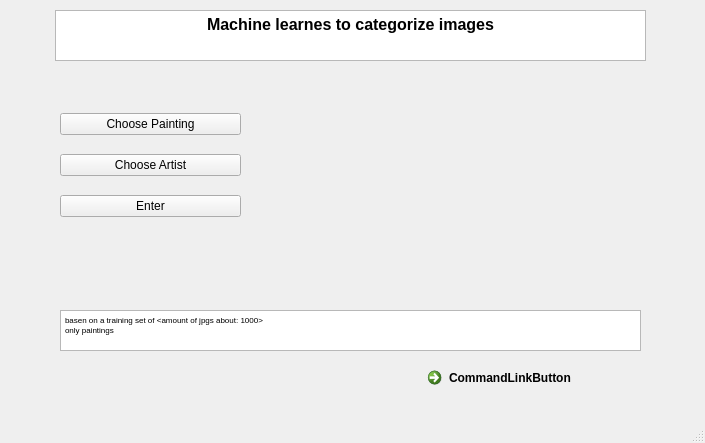
<?xml version="1.0" encoding="UTF-8"?>
<ui version="4.0">
 <class>MainWindow</class>
 <widget class="QMainWindow" name="MainWindow">
  <property name="geometry">
   <rect>
    <x>0</x>
    <y>0</y>
    <width>705</width>
    <height>443</height>
   </rect>
  </property>
  <property name="windowTitle">
   <string>MainWindow</string>
  </property>
  <widget class="QWidget" name="centralwidget">
   <widget class="QTextBrowser" name="title">
    <property name="geometry">
     <rect>
      <x>55</x>
      <y>10</y>
      <width>591</width>
      <height>51</height>
     </rect>
    </property>
    <property name="html">
     <string>&lt;!DOCTYPE HTML PUBLIC &quot;-//W3C//DTD HTML 4.0//EN&quot; &quot;http://www.w3.org/TR/REC-html40/strict.dtd&quot;&gt;
&lt;html&gt;&lt;head&gt;&lt;meta name=&quot;qrichtext&quot; content=&quot;1&quot; /&gt;&lt;meta charset=&quot;utf-8&quot; /&gt;&lt;style type=&quot;text/css&quot;&gt;
p, li { white-space: pre-wrap; }
hr { height: 1px; border-width: 0; }
li.unchecked::marker { content: &quot;\2610&quot;; }
li.checked::marker { content: &quot;\2612&quot;; }
&lt;/style&gt;&lt;/head&gt;&lt;body style=&quot; font-family:'Segoe UI'; font-size:9pt; font-weight:400; font-style:normal;&quot;&gt;
&lt;p align=&quot;center&quot; style=&quot; margin-top:0px; margin-bottom:0px; margin-left:0px; margin-right:0px; -qt-block-indent:0; text-indent:0px;&quot;&gt;&lt;span style=&quot; font-size:12pt; font-weight:700;&quot;&gt;Machine learnes to categorize images&lt;/span&gt;&lt;/p&gt;&lt;/body&gt;&lt;/html&gt;</string>
    </property>
   </widget>
   <widget class="QLabel" name="painting1">
    <property name="geometry">
     <rect>
      <x>440</x>
      <y>80</y>
      <width>201</width>
      <height>211</height>
     </rect>
    </property>
    <property name="text">
     <string/>
    </property>
    <property name="pixmap">
     <pixmap>../../Documents/test4/Frida_Kahlo_19.jpg</pixmap>
    </property>
    <property name="scaledContents">
     <bool>true</bool>
    </property>
   </widget>
   <widget class="QLabel" name="painting2">
    <property name="geometry">
     <rect>
      <x>280</x>
      <y>80</y>
      <width>151</width>
      <height>211</height>
     </rect>
    </property>
    <property name="text">
     <string/>
    </property>
    <property name="pixmap">
     <pixmap>../Modul3/Projekt_bild/WBS_GroupProject/example_paintings/Vincent_van_Gogh_245.jpg</pixmap>
    </property>
    <property name="scaledContents">
     <bool>true</bool>
    </property>
   </widget>
   <widget class="QWidget" name="verticalLayoutWidget">
    <property name="geometry">
     <rect>
      <x>60</x>
      <y>100</y>
      <width>181</width>
      <height>131</height>
     </rect>
    </property>
    <layout class="QVBoxLayout" name="verticalLayout">
     <item>
      <widget class="QPushButton" name="painting">
       <property name="text">
        <string>Choose Painting</string>
       </property>
       <property name="checkable">
        <bool>false</bool>
       </property>
      </widget>
     </item>
     <item>
      <widget class="QPushButton" name="artist">
       <property name="text">
        <string>Choose Artist</string>
       </property>
      </widget>
     </item>
     <item>
      <widget class="QPushButton" name="enter">
       <property name="text">
        <string>Enter</string>
       </property>
      </widget>
     </item>
    </layout>
   </widget>
   <widget class="QTextBrowser" name="footer">
    <property name="geometry">
     <rect>
      <x>60</x>
      <y>310</y>
      <width>581</width>
      <height>41</height>
     </rect>
    </property>
    <property name="html">
     <string>&lt;!DOCTYPE HTML PUBLIC &quot;-//W3C//DTD HTML 4.0//EN&quot; &quot;http://www.w3.org/TR/REC-html40/strict.dtd&quot;&gt;
&lt;html&gt;&lt;head&gt;&lt;meta name=&quot;qrichtext&quot; content=&quot;1&quot; /&gt;&lt;meta charset=&quot;utf-8&quot; /&gt;&lt;style type=&quot;text/css&quot;&gt;
p, li { white-space: pre-wrap; }
hr { height: 1px; border-width: 0; }
li.unchecked::marker { content: &quot;\2610&quot;; }
li.checked::marker { content: &quot;\2612&quot;; }
&lt;/style&gt;&lt;/head&gt;&lt;body style=&quot; font-family:'Segoe UI'; font-size:9pt; font-weight:400; font-style:normal;&quot;&gt;
&lt;p style=&quot; margin-top:0px; margin-bottom:0px; margin-left:0px; margin-right:0px; -qt-block-indent:0; text-indent:0px;&quot;&gt;&lt;span style=&quot; font-size:6pt;&quot;&gt;basen on a training set of &amp;lt;amount of jpgs about: 1000&amp;gt;&lt;/span&gt;&lt;/p&gt;
&lt;p style=&quot; margin-top:0px; margin-bottom:0px; margin-left:0px; margin-right:0px; -qt-block-indent:0; text-indent:0px;&quot;&gt;&lt;span style=&quot; font-size:6pt;&quot;&gt;only paintings&lt;/span&gt;&lt;/p&gt;&lt;/body&gt;&lt;/html&gt;</string>
    </property>
   </widget>
   <widget class="QCommandLinkButton" name="commandLinkButton">
    <property name="geometry">
     <rect>
      <x>420</x>
      <y>360</y>
      <width>222</width>
      <height>47</height>
     </rect>
    </property>
    <property name="text">
     <string>CommandLinkButton</string>
    </property>
   </widget>
  </widget>
  <widget class="QMenuBar" name="menubar">
   <property name="geometry">
    <rect>
     <x>0</x>
     <y>0</y>
     <width>705</width>
     <height>26</height>
    </rect>
   </property>
  </widget>
  <widget class="QStatusBar" name="statusbar"/>
 </widget>
 <resources/>
 <connections/>
</ui>
